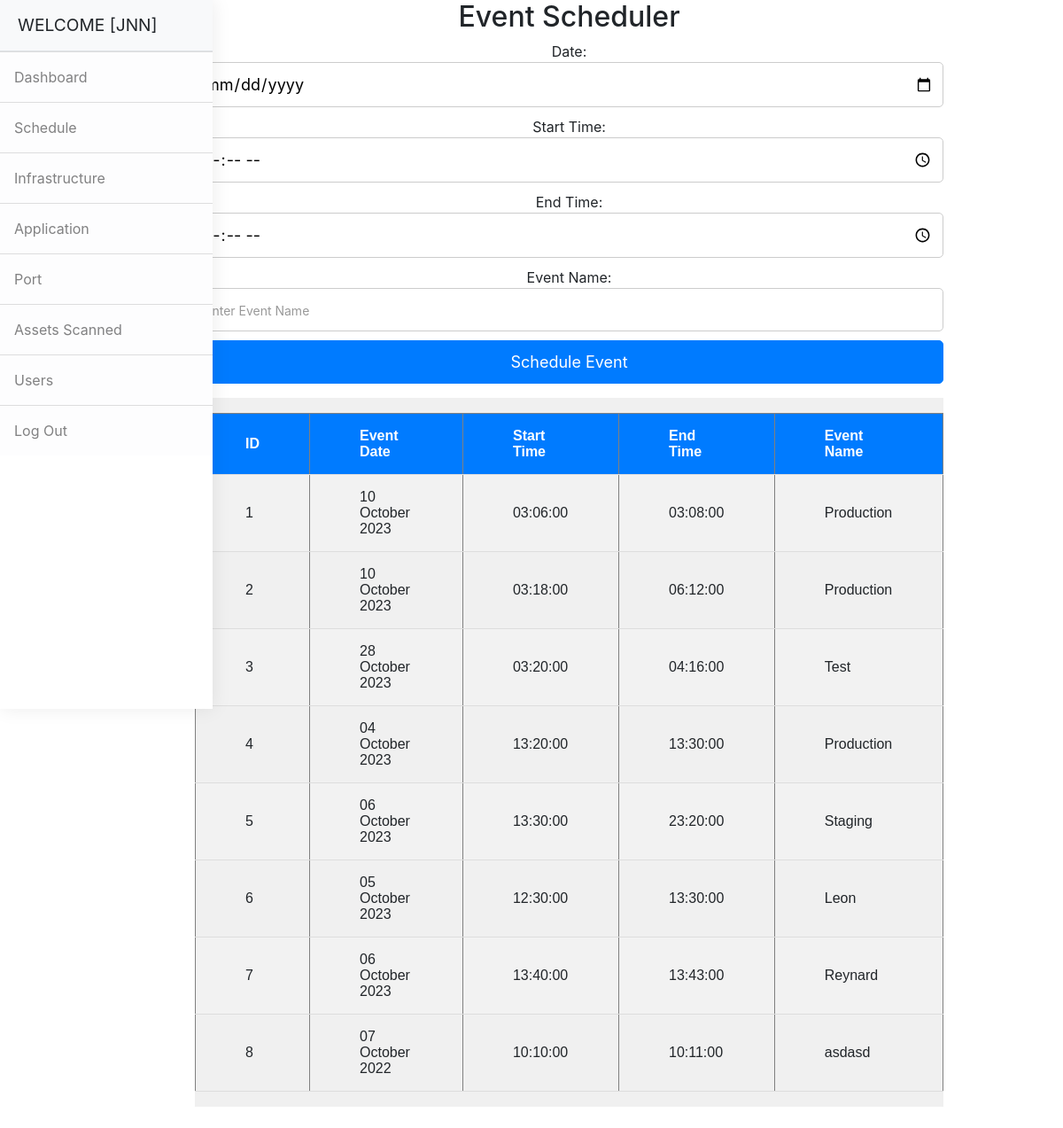
Screenshot of /scheduler.php (signed in) with the database file from the repository.
### tables this page shows
CREATE TABLE `events` (
  `id` int(11) NOT NULL,
  `user_id` int(11) NOT NULL,
  `event_date` date NOT NULL,
  `start_time` time NOT NULL,
  `end_time` time NOT NULL,
  `event_name` varchar(255) NOT NULL
);

### scheduler.php (the view, shortened to what this page needs)
<?php
require('sidebar.php');
?>
<!DOCTYPE html>
<html>
<head>
</head>
<body>
<div class="container">
        <h2>Event Scheduler</h2>
        <form method="post" action="process_event.php">
            Date: <input type="date" name="event_date" placeholder="Select Date"><br>
            Start Time: <input type="time" name="start_time" placeholder="Select Start Time"><br>
            End Time: <input type="time" name="end_time" placeholder="Select End Time"><br>
            Event Name: <input type="text" name="event_name" placeholder="Enter Event Name"><br>
            <input type="submit" value="Schedule Event">
        </form>
        <?php
        $sql = "SELECT id, event_date, start_time, end_time, event_name FROM events";
        $result = $connection->query($sql);
        ?>
        <div class="schedulerALL">
        <div>
            <table border="1">
                <tr>
                    <th>ID</th>
                    <th>Event Date</th>
                    <th>Start Time</th>
                    <th>End Time</th>
                    <th>Event Name</th>
                </tr>
                <?php
                $event_id = 1;
                while ($row = $result->fetch_assoc()) {
                    echo "<tr>";
                    echo "<td>{$event_id}</td>";
                    $event_date_formatted = date('d F Y', strtotime($row['event_date']));
                    echo "<td>{$event_date_formatted}</td>";
                    echo "<td>{$row['start_time']}</td>";
                    echo "<td>{$row['end_time']}</td>";
                    echo "<td>{$row['event_name']}</td>";
                    echo "</tr>";
                    $event_id++;
                }
                ?>
            </table>
        </div>
        </div>
        <br>
    </div>
</body>
</html>

### scheduler.php (style rules this page uses)
.schedulerALL { display: flex; justify-content: center; align-items: center; height: 100vh; margin: 0; font-family: Arial, sans-serif; background-color: #f0f0f0; }
.container { text-align: center; width: 80%; padding-left: 100px; }
table { margin: 0 auto; border-collapse: collapse; width: 100%; }
table th, table td { padding: 2vh 7vh; text-align: left; border-bottom: 1px solid #ddd; }
table th { background-color: #007bff; color: #fff; }
table tr:nth-child(even) { background-color: #f2f2f2; }
form input[type="date"], form input[type="time"], form input[type="text"] { width: 100%; padding: 10px; margin-bottom: 10px; font-size: 18px; border: 1px solid #ccc; border-radius: 5px; outline: none; }
form input[type="submit"] { width: 100%; padding: 10px; font-size: 18px; background-color: #007bff; color: #fff; border: 1px solid #007bff; border-radius: 5px; cursor: pointer; }

### rows the page displays
events: event_date "10 October 2023", start_time "03:06:00", end_time "03:08:00", event_name "Production"
events: event_date "10 October 2023", start_time "03:18:00", end_time "06:12:00", event_name "Production"
events: event_date "28 October 2023", start_time "03:20:00", end_time "04:16:00", event_name "Test"
events: event_date "04 October 2023", start_time "13:20:00", end_time "13:30:00", event_name "Production"
events: event_date "06 October 2023", start_time "13:30:00", end_time "23:20:00", event_name "Staging"
events: event_date "05 October 2023", start_time "12:30:00", end_time "13:30:00", event_name "Leon"
events: event_date "06 October 2023", start_time "13:40:00", end_time "13:43:00", event_name "Reynard"
events: event_date "07 October 2022", start_time "10:10:00", end_time "10:11:00", event_name "asdasd"

### other values shown
$_SESSION['ADMIN_USERNAME'] "JNN"
